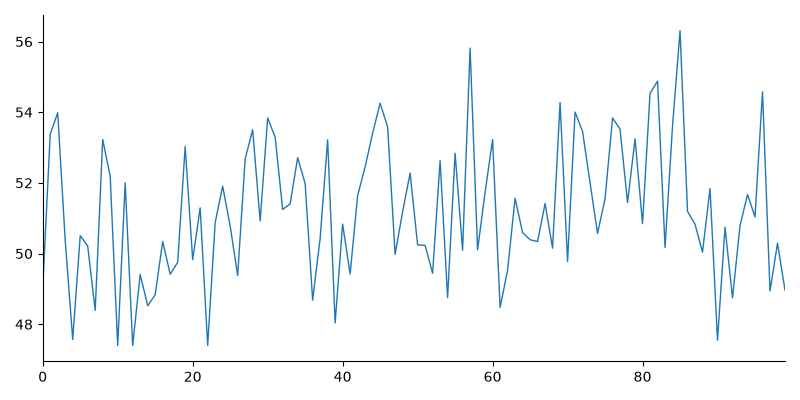
#> input picture samples/chart_01.png, 800 x 400 px
$ python pipeline.py ../samples/chart_01.png
#> lines starting #> are read from the running program, lines starting #| are printed output that depends on the picture; after the words box and inside, x2 and y2 are one past the last pixel; in counts of white or black regions, pixels touching at a corner belong together
### src/extract.py
"""Locate the plot area of a line chart image and extract the line's pixels.

Works from the image alone: nothing here reads the *_meta.json ground truth.
"""

import cv2
import numpy as np

# All sizes are fractions of the image, not pixels, so they scale with it.
# None of these is tuned to a particular image.

# Line candidates starting within this fraction of an image edge are ignored:
# they are screenshot borders, frames or window chrome, not chart axes.
BORDER_FRAC = 0.02
# A line must be at least this fraction of the image width/height to count.
MIN_LINE_FRAC = 1 / 3
# A line band may be at most this thick (fraction of the image, at least 3 px).
# Axes and gridlines are thin; filled areas and solid blocks are not.
MAX_THICKNESS_FRAC = 0.01
# A line is "strong" if it is at least this fraction as long as the longest one.
STRONG_FRAC = 0.5

# Adaptive darkness for axis lines. Thresholds are set relative to the
# background (median gray) and tried from strict to loose: background - 127
# (128 on white, the old fixed threshold), then - 95, then - 63. The first one
# that gives a valid box wins.
#
# Why a ladder and not Otsu: Otsu picks one cut from the whole histogram. On a
# mostly white chart it lands somewhere between the background and "everything
# else", so it also pulls in light gridlines, filled areas and anti-aliasing,
# and it moves the threshold on charts that already worked. The ladder keeps
# the strict result whenever it succeeds (so clean charts behave exactly as
# before) and only loosens when nothing valid is found, e.g. for mid-gray axes.
AXIS_CONTRASTS = (127, 95, 63)
# Gridline fallback: anything at least this much darker than the background
# counts as ink, so light gray gridlines (e.g. #dddddd on white) are included.
GRID_CONTRAST = 12

# Box sanity limits, as fractions of the image.
MIN_BOX_FRAC = 0.10  # each side at least 10% of the image width/height
MAX_BOX_AREA_FRAC = 0.90  # box at most 90% of the image area


def _open_lines(ink, width, height):
    """Keep only long straight horizontal and vertical runs of ink pixels."""
    h_len = max(int(width * MIN_LINE_FRAC), 10)
    v_len = max(int(height * MIN_LINE_FRAC), 10)
    h_lines = cv2.morphologyEx(ink, cv2.MORPH_OPEN, cv2.getStructuringElement(cv2.MORPH_RECT, (h_len, 1)))
    v_lines = cv2.morphologyEx(ink, cv2.MORPH_OPEN, cv2.getStructuringElement(cv2.MORPH_RECT, (1, v_len)))
    return h_lines > 0, v_lines > 0


def _line_bands(counts):
    """Group consecutive rows (or columns) that contain line pixels into bands.

    Returns (start, end, peak) per band, keeping only bands that are thin and
    not touching the image border, and of those only the strong ones. peak is
    the row/column with the most line pixels in the band.
    """
    n = len(counts)
    border = int(np.ceil(n * BORDER_FRAC))
    max_thickness = max(3, int(round(n * MAX_THICKNESS_FRAC)))

    bands = []
    i = 0
    while i < n:
        if counts[i] == 0:
            i += 1
            continue
        j = i
        while j + 1 < n and counts[j + 1] > 0:
            j += 1
        touches_border = i < border or j >= n - border
        if not touches_border and j - i + 1 <= max_thickness:
            bands.append((i, j, i + int(np.argmax(counts[i : j + 1]))))
        i = j + 1

    if not bands:
        return []
    longest = max(counts[peak] for _, _, peak in bands)
    return [b for b in bands if counts[b[2]] >= STRONG_FRAC * longest]


def _box_problem(box, shape):
    """Return why box is not a plausible plot area, or None if it is."""
    left, top, right, bottom = box
    height, width = shape[:2]
    if bottom <= top:
        return f"bottom ({bottom}) is not below top ({top})"
    if left >= right:
        return f"left ({left}) is not left of right ({right})"
    if right - left < MIN_BOX_FRAC * width or bottom - top < MIN_BOX_FRAC * height:
        return f"box {box} is too small for a {width}x{height} image"
    if (right - left) * (bottom - top) > MAX_BOX_AREA_FRAC * width * height:
        return f"box {box} covers almost the whole {width}x{height} image"
    return None


# [5 lines left out: function validate_box, not called in this run]


def _axes_box(gray, threshold):
    """Box from dark axis lines: the lowest long horizontal line is the x axis,
    the leftmost long vertical line is the y axis. Returns (box, reason)."""
    height, width = gray.shape
    ink = (gray < threshold).astype(np.uint8) * 255
    h_lines, v_lines = _open_lines(ink, width, height)
    h_bands = _line_bands(h_lines.sum(axis=1))
    v_bands = _line_bands(v_lines.sum(axis=0))
    if not h_bands or not v_bands:
        return None, f"no long horizontal and vertical lines darker than {threshold:.0f}"

    # Lowest strong horizontal line = x axis; leftmost strong vertical = y axis.
    # Choosing by position (not just length) skips a top frame line, a zero
    # line or dark gridlines when the chart has them.
    b_start, b_end, bottom = h_bands[-1]
    l_start, l_end, left = v_bands[0]

    # The axes span the plot area, so their far ends give the other two edges.
    # This also works for a full box, where the ends meet the top/right lines.
    right = int(np.nonzero(h_lines[b_start : b_end + 1].any(axis=0))[0].max())
    top = int(np.nonzero(v_lines[:, l_start : l_end + 1].any(axis=1))[0].min())
    return (left, top, right, bottom), None


# [38 lines left out: function _grid_box, not called in this run]


def find_plot_area(img_bgr):
    """Return ((left, top, right, bottom), mode) for the chart's plot area.

    mode is "axes" when the box comes from the axis lines, or "grid" when no
    axes were found and the box comes from the gridlines instead. Raises
    ValueError if neither gives a plausible box.
    """
    gray = cv2.cvtColor(img_bgr, cv2.COLOR_BGR2GRAY)
    background = float(np.median(gray))

    # 1. Axis lines, from the strictest darkness threshold to the loosest.
    axes_reason = None
    for contrast in AXIS_CONTRASTS:
        box, reason = _axes_box(gray, background - contrast)
        if box is not None:
            reason = _box_problem(box, gray.shape)
            if reason is None:
                return box, "axes"
        axes_reason = reason

    # 2. No usable axes: fall back to light gridlines.
    box, grid_reason = _grid_box(gray, background - GRID_CONTRAST)
    if box is not None:
        grid_reason = _box_problem(box, gray.shape)
        if grid_reason is None:
            return box, "grid"

    raise ValueError(f"No plot area found. Axes: {axes_reason}. Gridlines: {grid_reason}.")


# [6 lines left out: function detect_plot_area, not called in this run]


# --- Line isolation -------------------------------------------------------

# Hues are in OpenCV units: 0-179, i.e. degrees / 2, and they wrap around.
# Two colours within this many units (20 degrees) count as the same series.
HUE_TOL = 10
# Ignore very dark pixels when reading colour: their hue is mostly noise.
MIN_VALUE = 50
# Drop colour clusters smaller than this share of the saturated pixels.
MIN_COLOR_FRAC = 0.01
# k-means is fitted on at most this many pixels (evenly spaced, deterministic).
MAX_KMEANS_PIXELS = 5000


def _crop_inside(img_bgr, box, inset):
    """Crop the plot area, stepping in `inset` px so axes and ticks are excluded.
    Returns (crop, x0, y0) where (x0, y0) is the crop's top-left in the image."""
    left, top, right, bottom = box
    x0, y0 = left + inset, top + inset
    return img_bgr[y0 : bottom - inset, x0 : right - inset], x0, y0


def _hue_distance(hue, target):
    """Circular distance between hues in OpenCV units (red at 0 and 179 are close)."""
    d = np.abs(np.asarray(hue, dtype=float) - target) % 180
    return np.minimum(d, 180 - d)


def _circular_mean_hue(hues, weights=None):
    angles = np.asarray(hues, dtype=float) * (2 * np.pi / 180)
    angle = np.arctan2(np.average(np.sin(angles), weights=weights), np.average(np.cos(angles), weights=weights))
    return float((angle * 180 / (2 * np.pi)) % 180)


def find_series_colors(img_bgr, box, k=4, inset=3, sat_threshold=60):
    """Return the dominant line colours inside the plot area, largest first.

    Runs k-means on the hue of saturated pixels, then merges clusters closer
    than HUE_TOL (k is an upper bound; one coloured line gives one colour) and
    drops tiny ones. Each entry is a dict with "hue" (OpenCV units, 0-179, to
    pass as target_hue), "count" (pixels), "bgr" and "hex" (a typical colour
    of the cluster, for showing a swatch). Returns [] if nothing is saturated,
    e.g. a black line, which extract_line_pixels handles with its dark mode.
    """
    from sklearn.cluster import KMeans  # imported here: only needed for colour lists

    crop, _, _ = _crop_inside(img_bgr, box, inset)
    hsv = cv2.cvtColor(crop, cv2.COLOR_BGR2HSV)
    saturated = (hsv[:, :, 1] > sat_threshold) & (hsv[:, :, 2] > MIN_VALUE)
    hues = hsv[:, :, 0][saturated].astype(float)
    bgrs = crop[saturated]
    if hues.size == 0:
        return []

    # Hue is an angle, so cluster points on the circle (cos, sin), not raw hue:
    # otherwise reds at 2 and 178 would land in different clusters.
    angles = hues * (2 * np.pi / 180)
    points = np.column_stack([np.cos(angles), np.sin(angles)])
    n_clusters = min(k, len(np.unique(hues)))
    sample = points[:: max(1, len(points) // MAX_KMEANS_PIXELS)]
    labels = KMeans(n_clusters=n_clusters, n_init=10, random_state=0).fit(sample).predict(points)

    clusters = [(hues[labels == c], bgrs[labels == c]) for c in range(n_clusters)]
    clusters = [(h, b) for h, b in clusters if h.size]
    clusters.sort(key=lambda hb: -hb[0].size)

    # Merge clusters of (nearly) the same hue: k-means splits one line into
    # several clusters when there are fewer colours than k.
    groups = []
    for h, b in clusters:
        hue = _circular_mean_hue(h)
        for g in groups:
            if _hue_distance(hue, g["hue"]) < HUE_TOL:
                g["hues"].append(h)
                g["bgrs"].append(b)
                g["hue"] = _circular_mean_hue(np.concatenate(g["hues"]))
                break
        else:
            groups.append({"hue": hue, "hues": [h], "bgrs": [b]})

    colors = []
    for g in groups:
        count = int(sum(h.size for h in g["hues"]))
        if count < MIN_COLOR_FRAC * hues.size:
            continue
        # The most saturated quarter of the pixels is the line's core colour;
        # the rest is anti-aliasing blended with the background.
        b = np.concatenate(g["bgrs"])
        sat = cv2.cvtColor(b.reshape(-1, 1, 3), cv2.COLOR_BGR2HSV)[:, 0, 1]
        core = b[sat >= np.percentile(sat, 75)]
        blue, green, red = (int(v) for v in np.median(core, axis=0))
        colors.append(
            {"hue": g["hue"], "count": count, "bgr": (blue, green, red), "hex": f"#{red:02x}{green:02x}{blue:02x}"}
        )
    colors.sort(key=lambda c: -c["count"])
    return colors


# [13 lines left out: function _column_runs, not called in this run]


def _closest_run(runs, y):
    """The run nearest to row y (distance 0 if y lies inside the run)."""
    return min(runs, key=lambda r: (max(r[0] - y, 0, y - r[1]), abs((r[0] + r[1]) / 2 - y)))


# [92 lines left out: functions _track_line, extract_line_pixels, not called in this run]

### src/pipeline.py
"""Extract a time series from a line chart image.

Runs plot-area detection, line isolation and (optionally) calibration.
Uses the image alone: nothing here reads the *_meta.json ground truth.

CLI, from the project root:
    python -m src.pipeline image.png --out out.csv
    python -m src.pipeline image.png --list-colors
    python -m src.pipeline image.png --color 1 --xmin 0 --xmax 99 --ymin 40 --ymax 60 --out out.csv
    python -m src.pipeline image.png --box 80 40 810 240 --out out.csv
    python -m src.pipeline image.png --xtick 103 1 --xtick 553 5 --ytick 410 1 --ytick 75 6 --out out.csv
Leave out the axis limits to get relative units: x from 0 to 100% of the plot
width, y from 0 to 100% of the plot height (--pixels gives pixel coordinates
instead). Give the four limits for real values, or --xtick and
--ytick (twice each: pixel, value) instead of the limits to calibrate from two
labelled ticks per axis rather than the box edges. Leave out --color
to use all coloured pixels (or the dark fallback for a black line). Give --box
to set the plot area by hand when detection fails or is wrong.
"""

import argparse

import cv2
import numpy as np
import pandas as pd

from src.calibrate import calibrate
from src.extract import extract_line_pixels, find_plot_area, find_series_colors

# What the x, y columns mean, stored in df.attrs["units"] by extract_series.
UNITS_DATA = "data"
UNITS_RELATIVE = "relative"
UNITS_PIXELS = "pixels"
UNITS_TEXT = {
    UNITS_DATA: "axis values",
    UNITS_RELATIVE: "relative: x in % of the plot width, y in % of the plot height (not real values)",
    UNITS_PIXELS: "pixels in the full image (y grows downwards)",
}

# extract_line_pixels crops this many pixels inside the box, so a manual box
# must leave at least one pixel row/column after cropping.
INSET_PX = 3


def _read_image(img_path):
    img = cv2.imread(str(img_path))
    if img is None:
        raise FileNotFoundError(f"Could not read image: {img_path}")
    return img


# [50 lines left out: functions validate_manual_box, validate_ticks, not called in this run]


def _plot_area(img, box):
    """The detected box, or the validated manual one. Returns (box, box_mode)."""
    if box is None:
        return find_plot_area(img)
    return validate_manual_box(box, img.shape), "manual"


def series_colors(img_path, box=None):
    """Find the plot area and the line colours in it.

    box: optional manual (left, top, right, bottom); if given, detection is
    skipped and the box is only validated.

    Returns (box, box_mode, colors), where colors is the list from
    find_series_colors (largest first; each has "hue", "count", "hex").
    Pass a chosen colour's "hue" to extract_series as target_hue.
    """
    img = _read_image(img_path)
    box, box_mode = _plot_area(img, box)
    return box, box_mode, find_series_colors(img, box)


# [84 lines left out: functions _frame, extract_series, not called in this run]


def main():
    """Command-line entry point: extract one chart and save it as CSV."""
    parser = argparse.ArgumentParser(description="Extract a time series from a line chart image.")
    parser.add_argument("image", help="path to the chart image")
    parser.add_argument("--xmin", type=float, help="x value at the left edge of the plot area")
    parser.add_argument("--xmax", type=float, help="x value at the right edge of the plot area")
    parser.add_argument("--ymin", type=float, help="y value at the bottom edge of the plot area")
    parser.add_argument("--ymax", type=float, help="y value at the top edge of the plot area")
    parser.add_argument("--out", help="output CSV path")
    parser.add_argument("--list-colors", action="store_true", help="list the line colours found and exit")
    parser.add_argument("--color", type=int, help="extract only colour N from --list-colors (1 = largest)")
    parser.add_argument(
        "--box",
        type=int,
        nargs=4,
        metavar=("L", "T", "R", "B"),
        help="manual plot box in pixels (left top right bottom); skips plot-area detection",
    )
    parser.add_argument(
        "--xtick",
        type=float,
        nargs=2,
        action="append",
        metavar=("PX", "VAL"),
        help="x reference tick: pixel x (full image) and its value; give twice, instead of --xmin/--xmax",
    )
    parser.add_argument(
        "--ytick",
        type=float,
        nargs=2,
        action="append",
        metavar=("PY", "VAL"),
        help="y reference tick: pixel y (full image) and its value; give twice, instead of --ymin/--ymax",
    )
    parser.add_argument(
        "--pixels", action="store_true", help="output pixel coordinates (px_x, px_y) instead of relative units"
    )
    args = parser.parse_args()

    try:
        box, box_mode, colors = series_colors(args.image, box=args.box)
#> in _read_image, img is the input picture: shape (400, 800, 3); mean B, G, R 251, 249, 246.1
#> in find_plot_area, `gray = cv2.cvtColor(img_bgr, cv2.COLOR_BGR2GRAY)`:
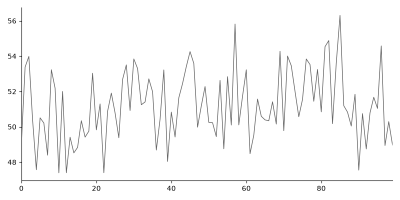
#> gray: shape (400, 800) (shown at 1/2 size); min 0, max 255, mean 248.4
#> in find_plot_area, `background = float(np.median(gray))`: background = 255
#> the loop in find_plot_area, `for contrast in AXIS_CONTRASTS:` made 1 pass
#> (b_start in _axes_box, b_end in _axes_box, l_start in _axes_box) on pass 1: (361, 361, 43)
#> pass 1, in _axes_box, `ink = (gray < threshold).astype(np.uint8) * 255`:
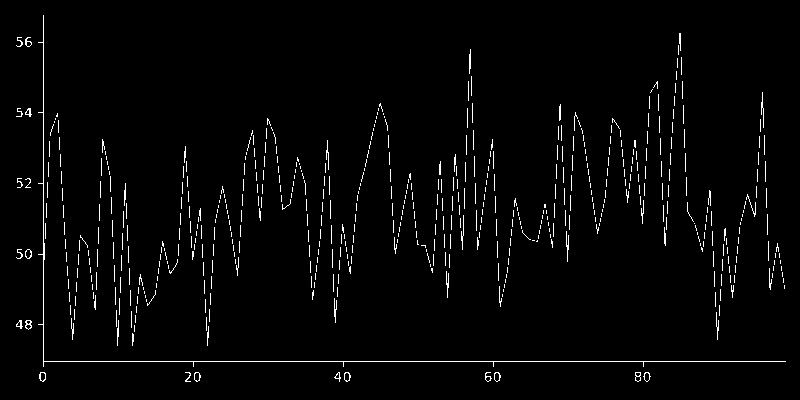
#> ink: shape (400, 800); 2.4% white in thin lines or dots, all inside (x1, y1, x2, y2) = (16, 15, 786, 382)
#> pass 1, in _open_lines, `h_lines = cv2.morphologyEx(ink, cv2.MORPH_OPEN, cv2.getStructuringElem..`:
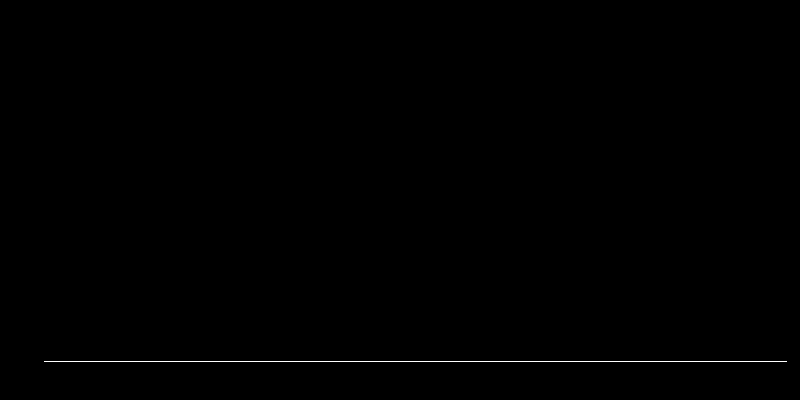
#> h_lines: shape (400, 800); 0.23% white in thin lines or dots, all inside (x1, y1, x2, y2) = (44, 361, 787, 362)
#> pass 1, in _open_lines, `v_lines = cv2.morphologyEx(ink, cv2.MORPH_OPEN, cv2.getStructuringElem..`:
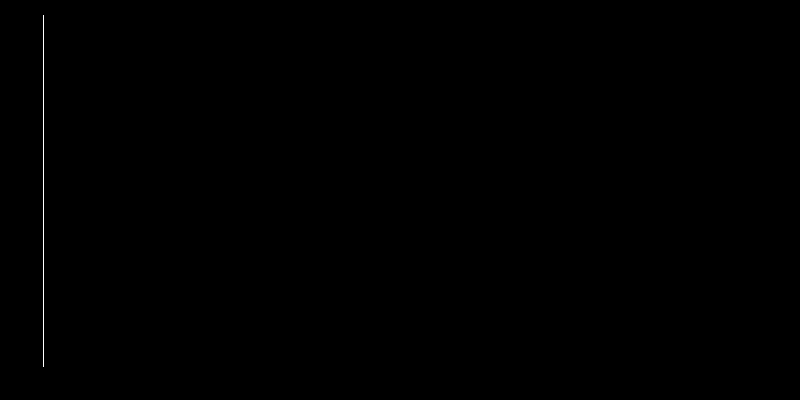
#> v_lines: shape (400, 800); 0.11% white in thin lines or dots, all inside (x1, y1, x2, y2) = (43, 15, 44, 367)
#> in series_colors, `box, box_mode = _plot_area(img, box)`: box = (43, 15, 786, 361); box_mode = 'axes'
#> in _crop_inside, `left, top, right, bottom = box`: left = 43; top = 15; right = 786; bottom = 361
#> in _crop_inside, `x0, y0 = left + inset, top + inset`: x0 = 46; y0 = 18
#> in find_series_colors, `crop, _, _ = _crop_inside(img_bgr, box, inset)`:
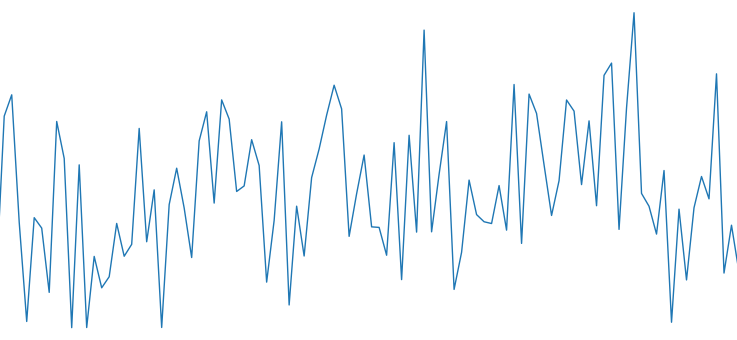
#> crop: shape (340, 737, 3); mean B, G, R 251.8, 249.2, 245.5
#> in find_series_colors, `saturated = (hsv[:, :, 1] > sat_threshold) & (hsv[:, :, 2] > MIN_VALUE)`:
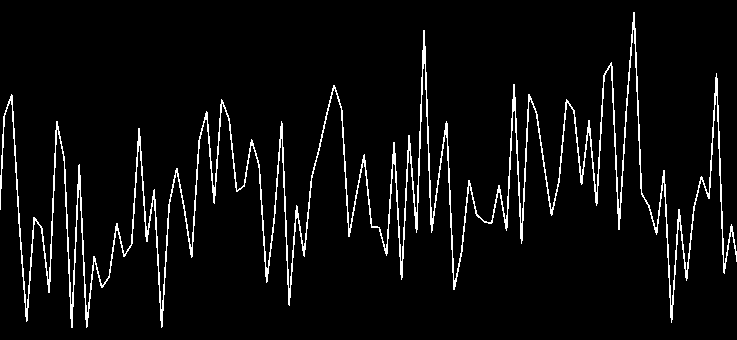
#> saturated: shape (340, 737) bool; 5% white in thin lines or dots
#> in find_series_colors, `hues = hsv[:, :, 0][saturated].astype(float)`: hues = 12609 values, max 103 at index 100, min 102 at index 0, mean 102
#> in find_series_colors, `angles = hues * (2 * np.pi / 180)`: angles = 12609 values, max 3.6 at index 100, min 3.56 at index 0, mean 3.56
#> in find_series_colors, `points = np.column_stack([np.cos(angles), np.sin(angles)])`: points = 12609 pairs, first value -0.914 to -0.899, second value -0.438 to -0.407
#> in find_series_colors, `n_clusters = min(k, len(np.unique(hues)))`: n_clusters = 2
#> in find_series_colors, `sample = points[:: max(1, len(points) // MAX_KMEANS_PIXELS)]`: sample = 6305 pairs, first value -0.914 to -0.899, second value -0.438 to -0.407
#> in find_series_colors, `labels = KMeans(n_clusters=n_clusters, n_init=10, random_state=0).fit(..`: labels = 12609 values, max 1 at index 100, min 0 at index 0, mean 0.0408
#> in find_series_colors, `clusters = [(hues[labels == c], bgrs[labels == c]) for c in range(n_cl..`: clusters = 2 items
#> the loop in find_series_colors, `for h, b in clusters:` made 2 passes
#> hue on pass 1: 102
#> after the loop in find_series_colors, `for h, b in clusters:`: g = 3 items; groups = 1 item
#> in find_series_colors, `colors = []`: colors = []
#> the loop in find_series_colors, `for g in groups:` made 1 pass
#> (count, blue, green, red) on pass 1: (12609, 180, 119, 31)
#> after the loop in find_series_colors, `for g in groups:`: colors = 1 item
#> box = (43, 15, 786, 361); box_mode = 'axes'; colors = 1 item
    except (ValueError, FileNotFoundError) as exc:
        hint = "" if args.box else " (try --box L T R B to set the plot area by hand)"
        parser.exit(1, f"Error: {exc}{hint}\n")
    print(f"Plot area from {box_mode}, box={box}. Line colours:")
#| Plot area from axes, box=(43, 15, 786, 361). Line colours:
    for i, c in enumerate(colors, 1):
        print(f"  {i}: {c['hex']}  hue={c['hue']:.0f}  {c['count']} px")
#> this loop made 1 pass
#> i on pass 1: 1
#> (printed output is left out)
    if not colors:
        print("  (none: no coloured pixels, the dark fallback will be used)")
    if args.list_colors:
        return
    if args.out is None:
#> (the run stopped early here; a loop or call above may not have finished)
